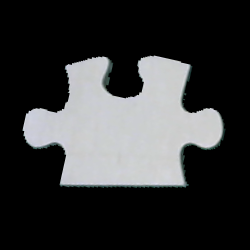
#> input picture 01_study/05_奈良高専方式/01.bmp, 250 x 250 px; its folder holds only this picture in this run
$ python nara4.py   (older library calls are emulated)
#> lines starting #> are read from the running program, lines starting #| are printed output that depends on the picture; after the words box and inside, x2 and y2 are one past the last pixel; in counts of white or black regions, pixels touching at a corner belong together
# -*- coding: utf-8 -*-
"""
Created on Thu Nov 30 18:13:06 2017

@author: p000495138
"""

import cv2 #opencv
import numpy as np #ベクトル計算
import matplotlib.pyplot as plt #グラフ
import pandas as pd #データフレーム
import glob
import itertools
from scipy import interpolate

plt.close(True)
#%%画像取得
def get_img(file):
#> called with file = '01.bmp'
    img  = cv2.imread(file)
#> img is the input picture: shape (250, 250, 3); mean B, G, R 55.2, 54.6, 53.8

    #画像を読んで2値化
    img2 = cv2.cvtColor(img, cv2.COLOR_BGR2GRAY)
    ret,img3 = cv2.threshold(img2, 120, 255, cv2.THRESH_BINARY)
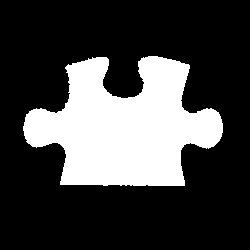
#> img3: shape (250, 250); 26.2% white; 1 white region

    kernel = np.ones((1,1),np.uint8)
    img4 = cv2.morphologyEx(img3, cv2.MORPH_OPEN, kernel)

    return img4

#%%角検出
def detect_corner(binary_img):

    #輪郭画素抽出
    _, contours, hierarchy = cv2.findContours(binary_img, cv2.RETR_CCOMP, cv2.CHAIN_APPROX_NONE)
#> contours = 1 contour; box (x1, y1, x2, y2) and area: (23, 56, 223, 186) 16046
    contour = contours[0][:,0,:]
#> contour = 691 pairs, first value 23 to 222, second value 56 to 185

    #データフレーム化
    contour_df = pd.DataFrame(contour.copy(),columns=["X","Y"])
#> contour_df = table of 691 rows and 2 columns

    #距離の計算しデータフレームに追加
    len1 = np.linalg.norm(contour_df - [0,0] ,axis=1)
#> len1 = 691 values, max 260.9 at index 466, min 93.34 at index 156, mean 180.7
    len2 = np.linalg.norm(contour_df - [250,0] ,axis=1)
#> len2 = 691 values, max 264.7 at index 268, min 89.11 at index 651, mean 182.5
    len3 = np.linalg.norm(contour_df - [0,250]   ,axis=1)
#> len3 = 691 values, max 264.5 at index 650, min 89.2 at index 342, mean 186.5
    len4 = np.linalg.norm(contour_df - [250,250] ,axis=1)
#> len4 = 691 values, max 262.1 at index 241, min 92.63 at index 466, mean 188.7
    contour_df["len1"] = len1
    contour_df["len2"] = len2
    contour_df["len3"] = len3
    contour_df["len4"] = len4

    #中央付近の座標を消す
    a=((125-40)>contour_df["X"]) | ((125+40)<contour_df["X"]) #ブール
    b=((125-40)>contour_df["Y"]) | ((125+40)<contour_df["Y"]) #ブール
    contour_df2 = contour_df[a & b]
#> contour_df2 = table of 163 rows and 6 columns

    #距離が最大となるインデックスを抽出
    ind1 = contour_df2.len1.idxmax()
#> ind1 = 466
    ind2 = contour_df2.len2.idxmax()
#> ind2 = 342
    ind3 = contour_df2.len3.idxmax()
#> ind3 = 650
    ind4 = contour_df2.len4.idxmax()
#> ind4 = 154

    #上記インデックスのデータを抽出
    contour_df["corner"] = np.zeros_like(len1)
    contour_df.loc[[ind1,ind2,ind3,ind4],"corner"] = 1
    #結果
    return contour_df

#%%座標変換したデータの計算
# [30 lines left out: function get_tfdata, not called in this run]

#%%角をつなぐ4辺に対する曲線抽出
def get_curve(contour):
    ###まず、cornerを4つに分割する

    #4点を基点にした順序の入れ替え
    idx = contour[contour.corner==1].index
    start  = contour[:idx[0]+1]
    d2     = contour[idx[0]:idx[1]+1]
    d3     = contour[idx[1]:idx[2]+1]
    d4     = contour[idx[2]:idx[3]+1]
    end    = contour[idx[3]:]
    d1     = end.append(start)

    #軸に沿って計算する
    curves=[]
    curves.append(get_tfdata(d1))
    curves.append(get_tfdata(d2))
    curves.append(get_tfdata(d3))
    curves.append(get_tfdata(d4))

    return curves

#%%凹凸情報の取得
# [16 lines left out: function get_uneven, not called in this run]

#%%チェックリスト生成
def make_shapelist():
    seq = ["straight","bump","hollow"]
    shapelist_all=[]
    shapelist=[]
    #全リストの生成
    for i in itertools.product(seq,repeat=4):
        shapelist_all.append(list(i))

    #回転して重複したものを除去
    for idx,i in enumerate(shapelist_all):
        for j in range(4):
            #並べ替えデータ
            tmp = i[:-1]
            tmp.insert(0,i[-1])
            #あるかのチェック
            if tmp in shapelist_all[:idx]:
                break
        else:
            shapelist.append(tmp)

    return shapelist

#%%形状タイプのチェック
# [72 lines left out: functions check_shapetype, mov_ave, calc_diff, curve2ave, curve_sum, curves2img, not called in this run]

#%%ファイル取得
filelist = glob.glob("*.bmp")
filelist.sort()

#形状候補
shapelist = make_shapelist()

#画像を読んで、各種データをリスト保存
img_list = [] #画像を格納
contour_list = [] #輪郭と角の情報を格納
curve_list = [] #各4辺のデータに切り出した情報を格納
unevens_list = [] #4辺の凹凸データ
shaperesult_list = [] #形状タイプ確認結果
curveimgs_list = [] #各4辺のデータに切り出した画像を格納

for idx,i in enumerate(filelist):
    img = get_img(i)
    #輪郭取得
    contour = detect_corner(img)
#> contour = table of 691 rows and 7 columns
    #4辺の曲線を取得
#> (the run stopped early here; a loop or call above may not have finished)

$ run again, on 01_study/05_奈良高専方式/05.bmp
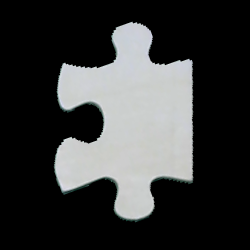
#> input picture 01_study/05_奈良高専方式/05.bmp, 250 x 250 px
#> in get_img, img is the input picture: shape (250, 250, 3); mean B, G, R 56.4, 56.5, 55.5
#> in get_img, `ret,img3 = cv2.threshold(img2, 120, 255, cv2.THRESH_BINARY)`:
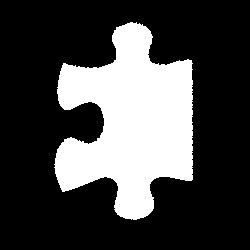
#> img3: shape (250, 250); 27.2% white; 1 white region
#> contours = 1 contour; box (x1, y1, x2, y2) and area: (54, 22, 193, 220) 16666
#> in detect_corner, `contour = contours[0][:,0,:]`: contour = 711 pairs, first value 54 to 192, second value 22 to 219
#> contour_df = table of 711 rows and 2 columns
#> len1 = 711 values, max 262.5 at index 498, min 89.1 at index 102, mean 181.9
#> len2 = 711 values, max 268 at index 306, min 84.15 at index 617, mean 183.5
#> len3 = 711 values, max 269.4 at index 617, min 85.59 at index 306, mean 185.4
#> len4 = 711 values, max 264.5 at index 102, min 91.55 at index 497, mean 188.1
#> contour_df2 = table of 182 rows and 6 columns
#> ind1 = 498
#> ind2 = 306
#> ind3 = 617
#> ind4 = 102
#> `contour = detect_corner(img)`: contour = table of 711 rows and 7 columns

$ run again, on 01_study/05_奈良高専方式/06.bmp
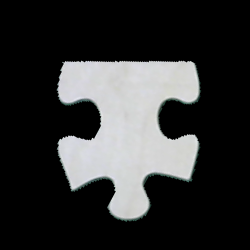
#> input picture 01_study/05_奈良高専方式/06.bmp, 250 x 250 px
#> in get_img, img is the input picture: shape (250, 250, 3); mean B, G, R 50.4, 50.2, 49.7
#> in get_img, `ret,img3 = cv2.threshold(img2, 120, 255, cv2.THRESH_BINARY)`:
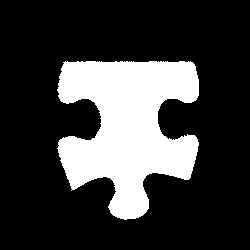
#> img3: shape (250, 250); 23.3% white; 1 white region
#> contours = 1 contour; box (x1, y1, x2, y2) and area: (57, 61, 199, 220) 14229
#> in detect_corner, `contour = contours[0][:,0,:]`: contour = 690 pairs, first value 57 to 198, second value 61 to 219
#> contour_df = table of 690 rows and 2 columns
#> len1 = 690 values, max 259.7 at index 384, min 88.39 at index 2, mean 188.1
#> len2 = 690 values, max 261 at index 195, min 84.9 at index 563, mean 184.6
#> len3 = 690 values, max 268.8 at index 561, min 92.96 at index 195, mean 182.3
#> len4 = 690 values, max 265.2 at index 2, min 94.26 at index 382, mean 179.1
#> contour_df2 = table of 167 rows and 6 columns
#> ind1 = 384
#> ind2 = 195
#> ind3 = 561
#> ind4 = 2
#> `contour = detect_corner(img)`: contour = table of 690 rows and 7 columns

$ run again, on 01_study/05_奈良高専方式/02.bmp
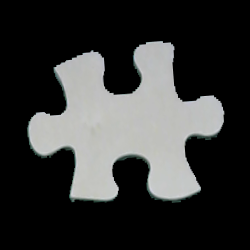
#> input picture 01_study/05_奈良高専方式/02.bmp, 250 x 250 px
#> in get_img, img is the input picture: shape (250, 250, 3); mean B, G, R 53.5, 54.1, 53.4
#> in get_img, `ret,img3 = cv2.threshold(img2, 120, 255, cv2.THRESH_BINARY)`:
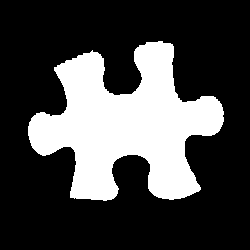
#> img3: shape (250, 250); 27.6% white; 1 white region
#> contours = 1 contour; box (x1, y1, x2, y2) and area: (28, 41, 224, 201) 16852
#> in detect_corner, `contour = contours[0][:,0,:]`: contour = 807 pairs, first value 28 to 223, second value 41 to 200
#> contour_df = table of 807 rows and 2 columns
#> len1 = 807 values, max 275.2 at index 579, min 86.05 at index 187, mean 184.2
#> len2 = 807 values, max 266.9 at index 385, min 89.55 at index 792, mean 183.2
#> len3 = 807 values, max 268.4 at index 792, min 87.8 at index 385, mean 186.3
#> len4 = 807 values, max 268.2 at index 187, min 78.64 at index 577, mean 185.3
#> contour_df2 = table of 204 rows and 6 columns
#> ind1 = 579
#> ind2 = 385
#> ind3 = 792
#> ind4 = 187
#> `contour = detect_corner(img)`: contour = table of 807 rows and 7 columns
